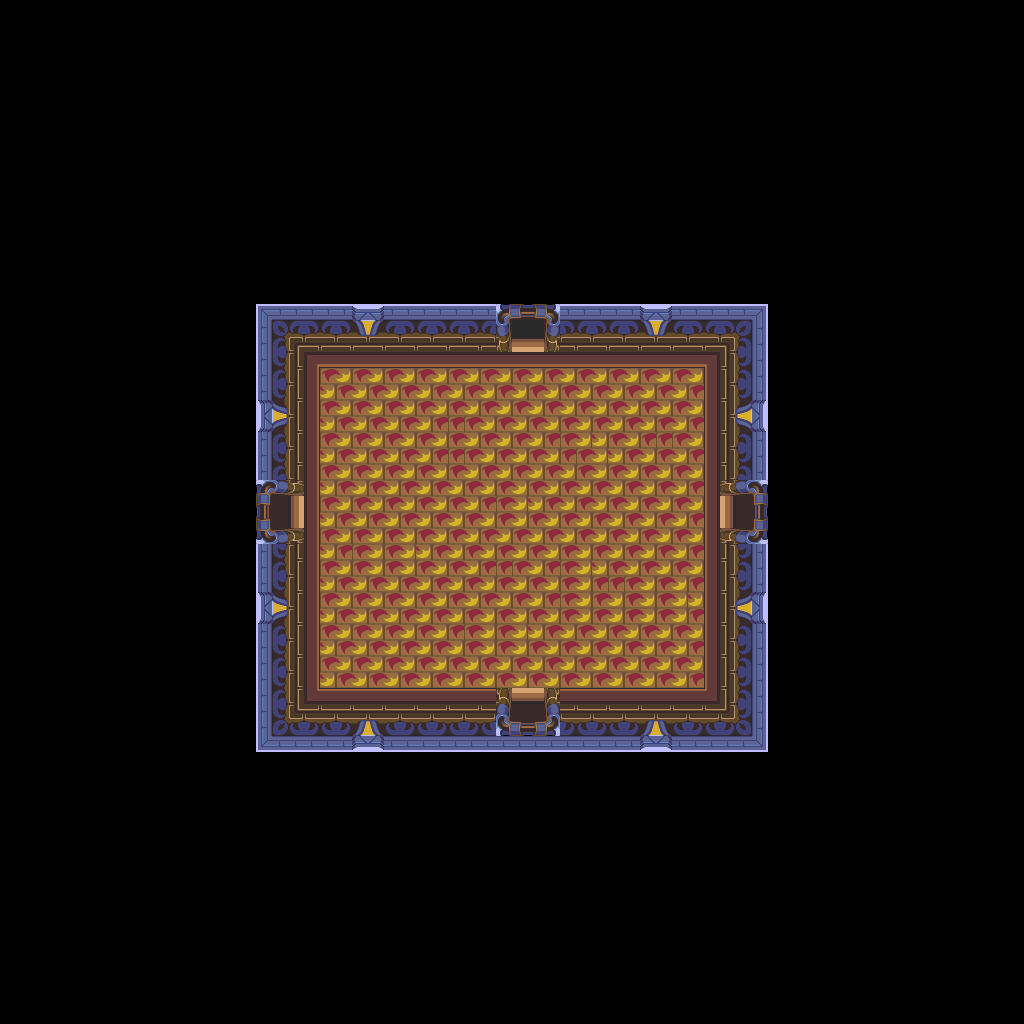

Rendered tile map (Tiled .tmx) drawn with the repository's tilesets; below, a short description and the map source with its tile grids summarised:
An orthogonal 64x64 tile map with 16x16 px tiles, 1 tile layer (base), 1 hidden layer not drawn.

<map version="1.10" tiledversion="1.12.1" orientation="orthogonal" renderorder="right-down" width="64" height="64" tilewidth="16" tileheight="16" infinite="0" nextlayerid="3" nextobjectid="1">
 <tileset firstgid="1" source="../classiciphone_pics4.tsx" />
 <layer id="1" name="base" width="64" height="64">
  <data>[4096 cells, 4096 non-empty, 97 distinct tile ids]</data>
 </layer>
 <layer id="2" name="collision" width="64" height="64" visible="0">
  <properties><property name="collision" value="true" /></properties>
  <data>[4096 cells, 3514 non-empty, 1 distinct tile ids]</data>
 </layer>
</map>
